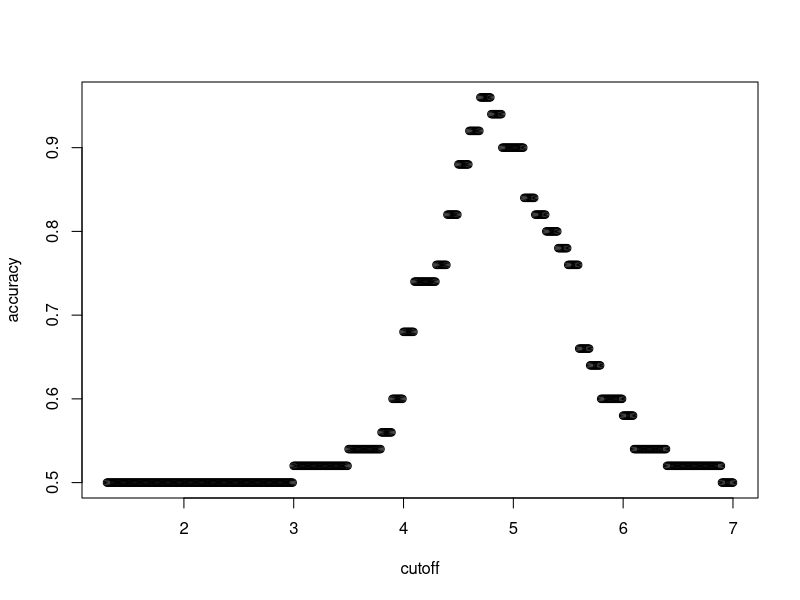

Reproduce this figure in R. (Note: this script raises an error after producing the figure.)
'Comprehension Check: Practice with Machine Learning'
'We will practice building a machine learning algorithm using a new dataset, iris, that provides multiple predictors for us to use to train. To start, we will remove the setosa species and we will focus on the versicolor and virginica iris species using the following code:'
library(caret)
data(iris)
iris <- iris[-which(iris$Species=='setosa'),]
y <- iris$Species
'The following questions all involve work with this dataset.'

'Q1'
set.seed(2)
test_index <- createDataPartition(y,times=1,p=0.5,list=FALSE) # line of code
test <- iris[test_index,]
train <- iris[-test_index,]

'Which code should be used in place of # line of code above?'
#test_index <- createDataPartition(y,times=1,p=0.5,list=FALSE)

library(dplyr)
train %>% group_by(Species) %>% summarize(mean(Sepal.Length), sd(Sepal.Length))
train %>% group_by(Species) %>% summarize(mean(Sepal.Width), sd(Sepal.Width))
train %>% group_by(Species) %>% summarize(mean(Petal.Length), sd(Petal.Length))
train %>% group_by(Species) %>% summarize(mean(Petal.Width), sd(Petal.Width))

'Q2'
'Next we will figure out the singular feature in the dataset that yields the greatest overall accuracy. You can use the code from the introduction and from Q1 to start your analysis.
Using only the train iris data set, which of the following is the singular feature for which a smart cutoff (simple search) yields the greatest overall accuracy?'
#Petal.Length

'Q3'
'Using the smart cutoff value calculated on the training data, what is the overall accuracy in the test data?'
library(purrr)
cutoff <- seq(1.3, 7, by = 0.01)
accuracy <- map_dbl(cutoff, function(x){
  y_hat <- ifelse(train$Petal.Length > x, "virginica", "versicolor") 
  mean(y_hat == train$Species)
})

plot(cutoff,accuracy)
max(accuracy)
best_cutoff <- cutoff[which.max(accuracy)]
best_cutoff

library(magrittr)
y_hat <- ifelse(test$Petal.Length > best_cutoff, "virginica", "versicolor")  
mean(y_hat == test$Species)
foo <- function(x){
  rangedValues <- seq(range(x)[1],range(x)[2],by=0.1) #range(x) gives min max, range(x)[1] gives min, range(x)[2] max
  sapply(rangedValues,function(i){
    y_hat <- ifelse(x>i,'virginica','versicolor')
    mean(y_hat==test$Species)
  })
}
predictions <- apply(test[,-5],2,foo) #train[,-5] means excluding column 5 in table, 2 means manipulate on columns
sapply(predictions,max)
#0.90

'Q4'
'Notice that we had an overall accuracy greater than 96% in the training data, but the overall accuracy was lower in the test data. This can happen often if we overtrain. In fact, it could be the case that a single feature is not the best choice. For example, a combination of features might be optimal. Using a single feature and optimizing the cutoff as we did on our training data can lead to overfitting.
Given that we know the test data, we can treat it like we did our training data to see if the same feature with a different cutoff will optimize our predictions.
Which feature best optimizes our overall accuracy?'
y_hat <- ifelse(iris$Petal.Width > 1.8 , "virginica", "versicolor")%>%
  factor(levels = levels(test$Species))
mean(y == y_hat)
#0.84
#Petal.Width correct

'Q5'
'Now we will perform some exploratory data analysis on the data.
Notice that Petal.Length and Petal.Width in combination could potentially be more information than either feature alone.
Optimize the combination of the cutoffs for Petal.Length and Petal.Width in the train data and report the overall accuracy when applied to the test dataset. For simplicity, create a rule that if either the length OR the width is greater than the length cutoff or the width cutoff then virginica or versicolor is called. (Note, the F1 will be similarly high in this example.)
What is the overall accuracy for the test data now?'

cutoff_width <- sort(train$Petal.Width)
cutoff_length <- sort(train$Petal.Length)

accuracy <- map2_dbl(cutoff_length, cutoff_width, function(x, y) {
  y_hat <- ifelse(train$Petal.Width > y | train$Petal.Length > x, "virginica","versicolor") %>%
    factor(levels = levels(train$Species))
  mean(y_hat == train$Species)
})

max(accuracy)
cutoff_width[which.max(accuracy)]
cutoff_length[which.max(accuracy)]

y_hat <- ifelse(test$Petal.Width > 1.5 & test$Petal.Length > 4.8, "virginica","versicolor") %>%
  factor(levels = levels(test$Species))
mean(y_hat == test$Species)

library(caret)
data(iris)
iris <- iris[-which(iris$Species=='setosa'),]
y <- iris$Species
plot(iris,pch=21,bg=iris$Species)
set.seed(2)
test_index <- createDataPartition(y,times=1,p=0.5,list=FALSE)
test <- iris[test_index,]
train <- iris[-test_index,]
petalLengthRange <- seq(range(train[,3])[1],range(train[,3])[2],by=0.1)
petalWidthRange <- seq(range(train[,4])[1],range(train[,4])[2],by=0.1)
cutoffs <- expand.grid(petalLengthRange,petalWidthRange)
id <- sapply(seq(nrow(cutoffs)),function(i){
  y_hat <- ifelse(train[,3]>cutoffs[i,1] | train[,4]>cutoffs[i,2],'virginica','versicolor')
  mean(y_hat==train$Species)
}) %>% which.max

optimalCutoff <- cutoffs[id,] %>% as.numeric
y_hat <- ifelse(test[,3]>optimalCutoff[1] & test[,4]>optimalCutoff[2],'virginica','versicolor')
mean(y_hat==test$Species) #0.92